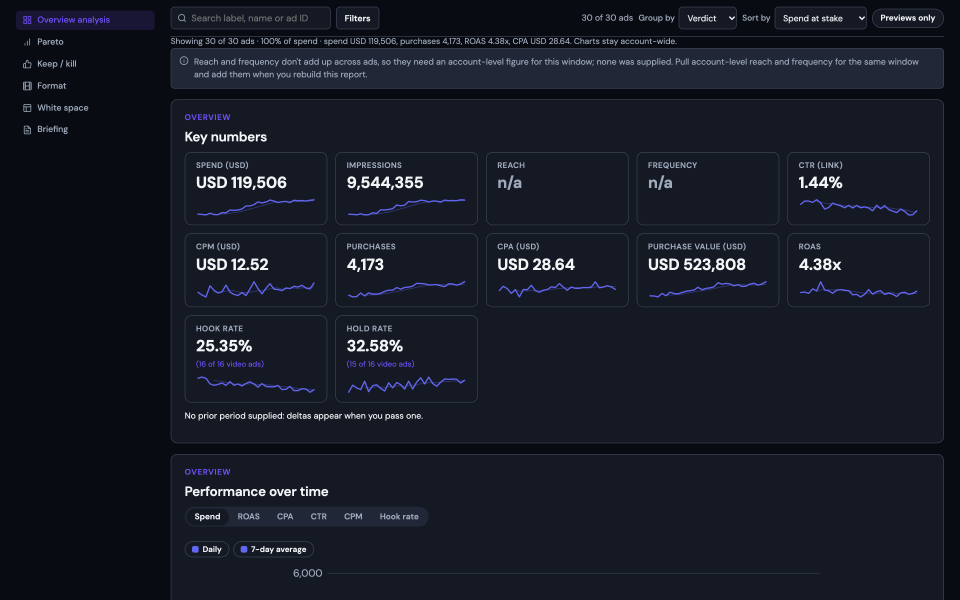
#> input picture docs/images/dashboard-dark.png, 2880 x 1800 px (shown at 1/3 size); its folder holds only this picture in this run
$ python palette.py ../../../docs/images
#> lines starting #> are read from the running program, lines starting #| are printed output that depends on the picture
#!/usr/bin/env python3
"""Extract the palette of ad images and describe it for colour direction.

Usage: python3 palette.py image-or-folder [--k 6] [--json]

Uses Pillow (median cut) when it is installed. Without it, PNG files (8-bit
RGB or RGBA, not interlaced) are decoded with the standard library and colours
are bucketed to 4 bits per channel. Any other format without Pillow exits 2.
Set CREATIVE_SKILLS_NO_PILLOW=1 to force the standard-library path. Numbers
describe the image; none of them is a benchmark.
"""
from __future__ import annotations

import argparse
import colorsys
import json
import os
import struct
import sys
import zlib
from collections import Counter
from pathlib import Path
from typing import Any, Dict, List, Optional, Sequence, Tuple

IMAGE_SUFFIXES = (".png", ".jpg", ".jpeg", ".webp", ".gif", ".bmp", ".tif", ".tiff")
NO_PILLOW = "install Pillow (pip install pillow) or let your agent describe the colours from the image"
SAMPLE_SIDE = 160  # long side, in pixels, an image is shrunk to before Pillow counts it
# Arbitrary default: a set "shares a look" when more than this share of its images have the
# same dominant colour family. Set your own from how varied your feed should be.
FAMILY_SHARE = 55.0
Pixels = List[Tuple[int, int, int]]


class Unsupported(Exception):
    """The image cannot be read on this machine."""


def _pillow():
    if os.environ.get("CREATIVE_SKILLS_NO_PILLOW"):
        return None
    try:
        from PIL import Image
        return Image
    except ImportError:
        return None


# [63 lines left out: functions _paeth, read_png, _stdlib_colours, not called in this run]


def _pillow_colours(Image, path: str, k: int):
    image = Image.open(path).convert("RGB")
    image.thumbnail((SAMPLE_SIDE, SAMPLE_SIDE))
    pixels = list(getattr(image, "get_flattened_data", image.getdata)())
    quantised = image.quantize(colors=k, method=Image.MEDIANCUT)
    palette = quantised.getpalette()
    counts = sorted(quantised.getcolors(), reverse=True)
    return [(tuple(palette[i * 3:i * 3 + 3]), n) for n, i in counts[:k]], pixels


def hex_of(rgb: Sequence[int]) -> str:
    return "#%02X%02X%02X" % tuple(rgb)


def _linear(value: int) -> float:
    c = value / 255
    return c / 12.92 if c <= 0.03928 else ((c + 0.055) / 1.055) ** 2.4


def luminance(rgb: Sequence[int]) -> float:
    r, g, b = (_linear(v) for v in rgb)
    return 0.2126 * r + 0.7152 * g + 0.0722 * b


def _rgb(colour) -> Tuple[int, int, int]:
    if isinstance(colour, str):
        value = colour.lstrip("#")
        return tuple(int(value[i:i + 2], 16) for i in (0, 2, 4))
    return tuple(colour)


def contrast_ratio(first, second) -> float:
    """WCAG contrast ratio between two colours (hex strings or RGB tuples), 1.0 to 21.0."""
    a, b = luminance(_rgb(first)), luminance(_rgb(second))
    return (max(a, b) + 0.05) / (min(a, b) + 0.05)


def colour_family(rgb: Sequence[int]) -> str:
    """A coarse family name used to spot a set that shares one look."""
    h, s, v = colorsys.rgb_to_hsv(*(c / 255 for c in rgb))
    degrees = h * 360
    if v < 0.2:
        return "near-black"
    if s < 0.12:
        return "white" if v > 0.85 else "grey"
    if s < 0.35 and v > 0.7 and 16 <= degrees < 68:
        return "neutral-warm (cream, sand, beige)"
    names = ((16, "red"), (42, "orange"), (68, "yellow"), (160, "green"), (250, "blue"),
             (330, "purple"), (361, "red"))
    return next(name for limit, name in names if degrees < limit)


def _stats(pixels: Pixels) -> Dict[str, Optional[float]]:
    if not pixels:
        return {"brightness": None, "saturation": None, "warm_share": None, "cool_share": None,
                "contrast_spread": None}
    n = len(pixels)
    lum = sorted(luminance(p) for p in pixels)
    hsv = [colorsys.rgb_to_hsv(*(c / 255 for c in p)) for p in pixels]
    coloured = [h * 360 for h, s, v in hsv if s >= 0.12 and v >= 0.2]
    warm = sum(1 for d in coloured if d < 68 or d >= 330)
    judged = len(coloured) or None
    return {"brightness": sum(0.299 * p[0] + 0.587 * p[1] + 0.114 * p[2] for p in pixels) / n / 255 * 100,
            "saturation": sum(s for _, s, _ in hsv) / n * 100,
            "warm_share": warm / judged * 100 if judged else None,
            "cool_share": (len(coloured) - warm) / judged * 100 if judged else None,
            "contrast_spread": (lum[int(0.95 * (n - 1))] - lum[int(0.05 * (n - 1))]) * 100}


def analyse_image(path: str, k: int = 6) -> Dict[str, Any]:
    """Top colours with shares, plus brightness, saturation, warm/cool balance and contrast."""
    Image = _pillow()
    if Image is not None:
        counted, pixels = _pillow_colours(Image, path, k)
        total = sum(n for _, n in counted)
        engine = "Pillow median cut"
    else:
        if Path(path).suffix.lower() != ".png":
            raise Unsupported(NO_PILLOW)
        _, _, pixels = read_png(path)
        counted = _stdlib_colours(pixels, k)
        total = len(pixels)
        engine = "standard-library PNG decoder, 4-bit buckets"
    if not total:
        raise Unsupported("the image has no visible pixels")
    colours = [{"hex": hex_of(rgb), "share": n / total * 100, "family": colour_family(rgb)}
               for rgb, n in counted]
    result: Dict[str, Any] = {"path": str(path), "engine": engine, "colours": colours}
    result.update(_stats(pixels))
    result["text_contrast_ratio"] = (contrast_ratio(colours[0]["hex"], colours[1]["hex"])
                                     if len(colours) > 1 else None)
    return result


def find_images(target: str) -> List[str]:
    path = Path(target)
    if path.is_dir():
        return sorted(str(p) for p in path.iterdir() if p.suffix.lower() in IMAGE_SUFFIXES)
    return [str(path)]


def shared_family(results: Sequence[Dict[str, Any]]) -> Optional[Tuple[str, int]]:
    """The dominant-colour family shared by most images in a set, if one is."""
    if len(results) < 2:
        return None
    count = Counter(r["colours"][0]["family"] for r in results if r["colours"])
    family, hits = count.most_common(1)[0]
    return (family, hits) if hits / len(results) * 100 > FAMILY_SHARE else None


def _n(value: Optional[float], digits: int = 0) -> str:
    return "n/a" if value is None else "%.*f" % (digits, value)


def render(results: Sequence[Dict[str, Any]]) -> str:
    out = ["Basis: colours counted from each image's own pixels (%s). Shares are of counted pixels; "
           "brightness, saturation and contrast spread are 0-100 scales on that image; warm and cool are "
           "shares of its coloured pixels (greys excluded)." % ", ".join(sorted({r["engine"] for r in results})),
           ""]
    for r in results:
        out.append(r["path"])
        out.append("  colours: " + ", ".join("%s %.0f%%" % (c["hex"], c["share"]) for c in r["colours"]))
        out.append("  brightness %s, saturation %s, warm %s%% / cool %s%%, contrast spread %s" % (
            _n(r["brightness"]), _n(r["saturation"]), _n(r["warm_share"]), _n(r["cool_share"]),
            _n(r["contrast_spread"])))
        ratio = r["text_contrast_ratio"]
        out.append("  text legibility: the two most common colours have a WCAG contrast ratio of %s:1" %
                   ("n/a (only one colour found)" if ratio is None else "%.1f" % ratio))
    shared = shared_family(results)
    if shared:
        out += ["", "Set check: %d of %d images share a dominant colour family (%s). In the feed they will read "
                "as one look: vary the background family across the set." % (shared[1], len(results), shared[0])]
    elif len(results) > 1:
        out += ["", "Set check: no single dominant colour family covers most of the %d images." % len(results)]
    return "\n".join(out)


def main(argv: Optional[Sequence[str]] = None) -> int:
    parser = argparse.ArgumentParser(description="Extract the palette of ad images.")
    parser.add_argument("path", help="an image, or a folder of images")
    parser.add_argument("--k", type=int, default=6, help="how many colours to report (default 6)")
    parser.add_argument("--json", action="store_true", help="print JSON instead of text")
    args = parser.parse_args(argv)
    results = []
    try:
        for image in find_images(args.path):
            results.append(analyse_image(image, args.k))
#> in _pillow_colours, image is the input picture: PIL image 2880x1800 RGB; mean R, G, B 22.2, 26.7, 37.4
#> in _pillow_colours, `image.thumbnail((SAMPLE_SIDE, SAMPLE_SIDE))`:
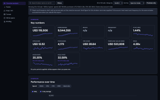
#> image: PIL image 160x100 RGB; mean R, G, B 22.2, 26.7, 37.4
#> in _pillow_colours, `pixels = list(getattr(image, "get_flattened_data", image.getdata)())`: pixels = 16000 items, first 6: (8, 11, 17), (8, 11, 17), (8, 11, 17), (8, 11, 16), (7, 11, 16), (7, 11, 16)
#> in _pillow_colours, `quantised = image.quantize(colors=k, method=Image.MEDIANCUT)`:
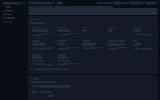
#> quantised: PIL image 160x100 P; mean R, G, B 20.2, 24.9, 35.6
#> in _pillow_colours, `palette = quantised.getpalette()`: palette = [36, 41, 54, 20, 25, 38, 20, 25, 36, 19, 25, 36, 20, 25, 35, 10, 14, 21]
#> in _pillow_colours, `counts = sorted(quantised.getcolors(), reverse=True)`: counts = [(5840, 2), (3674, 5), (2795, 1), (2460, 0), (1159, 4), (72, 3)]
#> in analyse_image, `counted, pixels = _pillow_colours(Image, path, k)`: counted = [((20, 25, 36), 5840), ((10, 14, 21), 3674), ((20, 25, 38), 2795), ((36, 41, 54), 2460), ((20, 25, 35), 1159), ((19, 25, 36), 72)]
#> in analyse_image, `total = sum(n for _, n in counted)`: total = 16000
#> in analyse_image, `colours = [{"hex": hex_of(rgb), "share": n / total * 100, "family": co..`: colours = 6 items
#> in _stats, `n = len(pixels)`: n = 16000
#> in _stats, `lum = sorted(luminance(p) for p in pixels)`: lum = 16000 values from 0.00174 to 0.432
#> in _stats, `hsv = [colorsys.rgb_to_hsv(*(c / 255 for c in p)) for p in pixels]`: hsv = 16000 items, first 6: (0.611, 0.529, 0.0667), (0.611, 0.529, 0.0667), (0.611, 0.529, 0.0667), (0.604, 0.5, 0.0627), (0.593, 0.562, 0.0627), (0.593, 0.562, 0.0627)
#> in _stats, `coloured = [h * 360 for h, s, v in hsv if s >= 0.12 and v >= 0.2]`: coloured = 1857 values, max 250 at index 68, min 210 at index 1839, mean 224.6
#> in _stats, `warm = sum(1 for d in coloured if d < 68 or d >= 330)`: warm = 0
#> in _stats, `judged = len(coloured) or None`: judged = 1857
    except (Unsupported, OSError, ValueError, zlib.error, struct.error) as exc:
        print("error: %s" % exc, file=sys.stderr)
        return 2
    if not results:
        print("error: no images found at %s" % args.path, file=sys.stderr)
        return 2
    if args.json:
        shared = shared_family(results)
        print(json.dumps({"images": results, "shared_family": shared[0] if shared else None}, indent=2))
    else:
        print(render(results))
#> the loop in render, `for r in results:` made 1 pass
#> ratio on pass 1: 1.1
#> after the loop in render, `for r in results:`: out = 6 items
#> (printed output is left out)
    return 0


if __name__ == "__main__":
    sys.exit(main())
#> (the program exits here)
